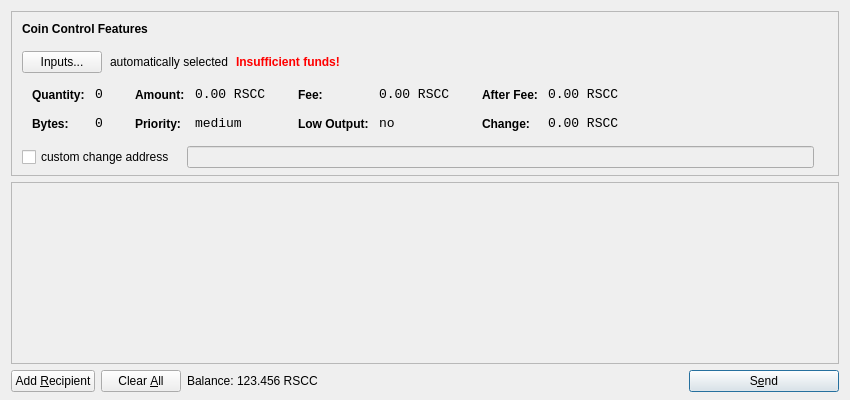
<?xml version="1.0" encoding="UTF-8"?>
<ui version="4.0">
 <class>SendCoinsDialog</class>
 <widget class="QDialog" name="SendCoinsDialog">
  <property name="geometry">
   <rect>
    <x>0</x>
    <y>0</y>
    <width>850</width>
    <height>400</height>
   </rect>
  </property>
  <property name="windowTitle">
   <string>Send Coins</string>
  </property>
  <layout class="QVBoxLayout" name="verticalLayout" stretch="0,1,0">
   <property name="bottomMargin">
    <number>8</number>
   </property>
   <item>
    <widget class="QFrame" name="frameCoinControl">
     <property name="sizePolicy">
      <sizepolicy hsizetype="Expanding" vsizetype="Expanding">
       <horstretch>0</horstretch>
       <verstretch>0</verstretch>
      </sizepolicy>
     </property>
     <property name="maximumSize">
      <size>
       <width>16777215</width>
       <height>16777215</height>
      </size>
     </property>
     <property name="frameShape">
      <enum>QFrame::StyledPanel</enum>
     </property>
     <property name="frameShadow">
      <enum>QFrame::Sunken</enum>
     </property>
     <layout class="QVBoxLayout" name="verticalLayoutCoinControl2">
      <property name="spacing">
       <number>6</number>
      </property>
      <property name="leftMargin">
       <number>0</number>
      </property>
      <property name="topMargin">
       <number>0</number>
      </property>
      <property name="rightMargin">
       <number>0</number>
      </property>
      <property name="bottomMargin">
       <number>6</number>
      </property>
      <item>
       <layout class="QVBoxLayout" name="verticalLayoutCoinControl" stretch="0,0,0,0,1">
        <property name="spacing">
         <number>0</number>
        </property>
        <property name="leftMargin">
         <number>10</number>
        </property>
        <property name="topMargin">
         <number>10</number>
        </property>
        <item>
         <layout class="QHBoxLayout" name="horizontalLayoutCoinControl1">
          <property name="bottomMargin">
           <number>15</number>
          </property>
          <item>
           <widget class="QLabel" name="labelCoinControlFeatures">
            <property name="sizePolicy">
             <sizepolicy hsizetype="Preferred" vsizetype="Maximum">
              <horstretch>0</horstretch>
              <verstretch>0</verstretch>
             </sizepolicy>
            </property>
            <property name="font">
             <font>
              <weight>75</weight>
              <bold>true</bold>
             </font>
            </property>
            <property name="styleSheet">
             <string notr="true">font-weight:bold;</string>
            </property>
            <property name="text">
             <string>Coin Control Features</string>
            </property>
           </widget>
          </item>
         </layout>
        </item>
        <item>
         <layout class="QHBoxLayout" name="horizontalLayoutCoinControl2" stretch="0,0,0,0">
          <property name="spacing">
           <number>8</number>
          </property>
          <property name="bottomMargin">
           <number>10</number>
          </property>
          <item>
           <widget class="QPushButton" name="pushButtonCoinControl">
            <property name="styleSheet">
             <string notr="true"/>
            </property>
            <property name="text">
             <string>Inputs...</string>
            </property>
           </widget>
          </item>
          <item>
           <widget class="QLabel" name="labelCoinControlAutomaticallySelected">
            <property name="text">
             <string>automatically selected</string>
            </property>
            <property name="margin">
             <number>5</number>
            </property>
           </widget>
          </item>
          <item>
           <widget class="QLabel" name="labelCoinControlInsuffFunds">
            <property name="font">
             <font>
              <weight>75</weight>
              <bold>true</bold>
             </font>
            </property>
            <property name="styleSheet">
             <string notr="true">color:red;font-weight:bold;</string>
            </property>
            <property name="text">
             <string>Insufficient funds!</string>
            </property>
            <property name="margin">
             <number>5</number>
            </property>
           </widget>
          </item>
          <item>
           <spacer name="horizontalSpacerCoinControl">
            <property name="orientation">
             <enum>Qt::Horizontal</enum>
            </property>
            <property name="sizeHint" stdset="0">
             <size>
              <width>40</width>
              <height>1</height>
             </size>
            </property>
           </spacer>
          </item>
         </layout>
        </item>
        <item>
         <widget class="QWidget" name="widgetCoinControl" native="true">
          <property name="sizePolicy">
           <sizepolicy hsizetype="Preferred" vsizetype="Preferred">
            <horstretch>0</horstretch>
            <verstretch>0</verstretch>
           </sizepolicy>
          </property>
          <property name="minimumSize">
           <size>
            <width>0</width>
            <height>0</height>
           </size>
          </property>
          <property name="styleSheet">
           <string notr="true"/>
          </property>
          <layout class="QHBoxLayout" name="horizontalLayoutCoinControl5">
           <property name="leftMargin">
            <number>0</number>
           </property>
           <property name="topMargin">
            <number>0</number>
           </property>
           <property name="rightMargin">
            <number>0</number>
           </property>
           <property name="bottomMargin">
            <number>0</number>
           </property>
           <item>
            <layout class="QHBoxLayout" name="horizontalLayoutCoinControl3" stretch="0,0,0,1">
             <property name="spacing">
              <number>20</number>
             </property>
             <property name="topMargin">
              <number>0</number>
             </property>
             <property name="bottomMargin">
              <number>10</number>
             </property>
             <item>
              <layout class="QFormLayout" name="formLayoutCoinControl1">
               <property name="horizontalSpacing">
                <number>10</number>
               </property>
               <property name="verticalSpacing">
                <number>14</number>
               </property>
               <property name="leftMargin">
                <number>10</number>
               </property>
               <property name="topMargin">
                <number>4</number>
               </property>
               <property name="rightMargin">
                <number>6</number>
               </property>
               <item row="0" column="0">
                <widget class="QLabel" name="labelCoinControlQuantityText">
                 <property name="styleSheet">
                  <string notr="true">font-weight:bold;</string>
                 </property>
                 <property name="text">
                  <string>Quantity:</string>
                 </property>
                 <property name="margin">
                  <number>0</number>
                 </property>
                </widget>
               </item>
               <item row="0" column="1">
                <widget class="QLabel" name="labelCoinControlQuantity">
                 <property name="font">
                  <font>
                   <family>Monospace</family>
                   <pointsize>10</pointsize>
                  </font>
                 </property>
                 <property name="cursor">
                  <cursorShape>IBeamCursor</cursorShape>
                 </property>
                 <property name="contextMenuPolicy">
                  <enum>Qt::ActionsContextMenu</enum>
                 </property>
                 <property name="text">
                  <string notr="true">0</string>
                 </property>
                 <property name="margin">
                  <number>0</number>
                 </property>
                 <property name="textInteractionFlags">
                  <set>Qt::LinksAccessibleByMouse|Qt::TextSelectableByKeyboard|Qt::TextSelectableByMouse</set>
                 </property>
                </widget>
               </item>
               <item row="1" column="0">
                <widget class="QLabel" name="labelCoinControlBytesText">
                 <property name="styleSheet">
                  <string notr="true">font-weight:bold;</string>
                 </property>
                 <property name="text">
                  <string>Bytes:</string>
                 </property>
                </widget>
               </item>
               <item row="1" column="1">
                <widget class="QLabel" name="labelCoinControlBytes">
                 <property name="font">
                  <font>
                   <family>Monospace</family>
                   <pointsize>10</pointsize>
                  </font>
                 </property>
                 <property name="cursor">
                  <cursorShape>IBeamCursor</cursorShape>
                 </property>
                 <property name="contextMenuPolicy">
                  <enum>Qt::ActionsContextMenu</enum>
                 </property>
                 <property name="text">
                  <string notr="true">0</string>
                 </property>
                 <property name="textInteractionFlags">
                  <set>Qt::LinksAccessibleByMouse|Qt::TextSelectableByKeyboard|Qt::TextSelectableByMouse</set>
                 </property>
                </widget>
               </item>
              </layout>
             </item>
             <item>
              <layout class="QFormLayout" name="formLayoutCoinControl2">
               <property name="horizontalSpacing">
                <number>10</number>
               </property>
               <property name="verticalSpacing">
                <number>14</number>
               </property>
               <property name="leftMargin">
                <number>6</number>
               </property>
               <property name="topMargin">
                <number>4</number>
               </property>
               <property name="rightMargin">
                <number>6</number>
               </property>
               <item row="0" column="0">
                <widget class="QLabel" name="labelCoinControlAmountText">
                 <property name="styleSheet">
                  <string notr="true">font-weight:bold;</string>
                 </property>
                 <property name="text">
                  <string>Amount:</string>
                 </property>
                 <property name="margin">
                  <number>0</number>
                 </property>
                </widget>
               </item>
               <item row="0" column="1">
                <widget class="QLabel" name="labelCoinControlAmount">
                 <property name="font">
                  <font>
                   <family>Monospace</family>
                   <pointsize>10</pointsize>
                  </font>
                 </property>
                 <property name="cursor">
                  <cursorShape>IBeamCursor</cursorShape>
                 </property>
                 <property name="contextMenuPolicy">
                  <enum>Qt::ActionsContextMenu</enum>
                 </property>
                 <property name="text">
                  <string notr="true">0.00 RSCC</string>
                 </property>
                 <property name="textInteractionFlags">
                  <set>Qt::LinksAccessibleByMouse|Qt::TextSelectableByKeyboard|Qt::TextSelectableByMouse</set>
                 </property>
                </widget>
               </item>
               <item row="1" column="0">
                <widget class="QLabel" name="labelCoinControlPriorityText">
                 <property name="styleSheet">
                  <string notr="true">font-weight:bold;</string>
                 </property>
                 <property name="text">
                  <string>Priority:</string>
                 </property>
                </widget>
               </item>
               <item row="1" column="1">
                <widget class="QLabel" name="labelCoinControlPriority">
                 <property name="font">
                  <font>
                   <family>Monospace</family>
                   <pointsize>10</pointsize>
                  </font>
                 </property>
                 <property name="cursor">
                  <cursorShape>IBeamCursor</cursorShape>
                 </property>
                 <property name="contextMenuPolicy">
                  <enum>Qt::ActionsContextMenu</enum>
                 </property>
                 <property name="text">
                  <string>medium</string>
                 </property>
                 <property name="textInteractionFlags">
                  <set>Qt::LinksAccessibleByMouse|Qt::TextSelectableByKeyboard|Qt::TextSelectableByMouse</set>
                 </property>
                </widget>
               </item>
              </layout>
             </item>
             <item>
              <layout class="QFormLayout" name="formLayoutCoinControl3">
               <property name="horizontalSpacing">
                <number>10</number>
               </property>
               <property name="verticalSpacing">
                <number>14</number>
               </property>
               <property name="leftMargin">
                <number>6</number>
               </property>
               <property name="topMargin">
                <number>4</number>
               </property>
               <property name="rightMargin">
                <number>6</number>
               </property>
               <item row="0" column="0">
                <widget class="QLabel" name="labelCoinControlFeeText">
                 <property name="styleSheet">
                  <string notr="true">font-weight:bold;</string>
                 </property>
                 <property name="text">
                  <string>Fee:</string>
                 </property>
                 <property name="margin">
                  <number>0</number>
                 </property>
                </widget>
               </item>
               <item row="0" column="1">
                <widget class="QLabel" name="labelCoinControlFee">
                 <property name="font">
                  <font>
                   <family>Monospace</family>
                   <pointsize>10</pointsize>
                  </font>
                 </property>
                 <property name="cursor">
                  <cursorShape>IBeamCursor</cursorShape>
                 </property>
                 <property name="contextMenuPolicy">
                  <enum>Qt::ActionsContextMenu</enum>
                 </property>
                 <property name="text">
                  <string notr="true">0.00 RSCC</string>
                 </property>
                 <property name="textInteractionFlags">
                  <set>Qt::LinksAccessibleByMouse|Qt::TextSelectableByKeyboard|Qt::TextSelectableByMouse</set>
                 </property>
                </widget>
               </item>
               <item row="1" column="0">
                <widget class="QLabel" name="labelCoinControlLowOutputText">
                 <property name="styleSheet">
                  <string notr="true">font-weight:bold;</string>
                 </property>
                 <property name="text">
                  <string>Low Output:</string>
                 </property>
                </widget>
               </item>
               <item row="1" column="1">
                <widget class="QLabel" name="labelCoinControlLowOutput">
                 <property name="font">
                  <font>
                   <family>Monospace</family>
                   <pointsize>10</pointsize>
                  </font>
                 </property>
                 <property name="cursor">
                  <cursorShape>IBeamCursor</cursorShape>
                 </property>
                 <property name="contextMenuPolicy">
                  <enum>Qt::ActionsContextMenu</enum>
                 </property>
                 <property name="text">
                  <string>no</string>
                 </property>
                 <property name="textInteractionFlags">
                  <set>Qt::LinksAccessibleByMouse|Qt::TextSelectableByKeyboard|Qt::TextSelectableByMouse</set>
                 </property>
                </widget>
               </item>
              </layout>
             </item>
             <item>
              <layout class="QFormLayout" name="formLayoutCoinControl4">
               <property name="horizontalSpacing">
                <number>10</number>
               </property>
               <property name="verticalSpacing">
                <number>14</number>
               </property>
               <property name="leftMargin">
                <number>6</number>
               </property>
               <property name="topMargin">
                <number>4</number>
               </property>
               <property name="rightMargin">
                <number>6</number>
               </property>
               <item row="0" column="0">
                <widget class="QLabel" name="labelCoinControlAfterFeeText">
                 <property name="styleSheet">
                  <string notr="true">font-weight:bold;</string>
                 </property>
                 <property name="text">
                  <string>After Fee:</string>
                 </property>
                 <property name="margin">
                  <number>0</number>
                 </property>
                </widget>
               </item>
               <item row="0" column="1">
                <widget class="QLabel" name="labelCoinControlAfterFee">
                 <property name="font">
                  <font>
                   <family>Monospace</family>
                   <pointsize>10</pointsize>
                  </font>
                 </property>
                 <property name="cursor">
                  <cursorShape>IBeamCursor</cursorShape>
                 </property>
                 <property name="contextMenuPolicy">
                  <enum>Qt::ActionsContextMenu</enum>
                 </property>
                 <property name="text">
                  <string notr="true">0.00 RSCC</string>
                 </property>
                 <property name="textInteractionFlags">
                  <set>Qt::LinksAccessibleByMouse|Qt::TextSelectableByKeyboard|Qt::TextSelectableByMouse</set>
                 </property>
                </widget>
               </item>
               <item row="1" column="0">
                <widget class="QLabel" name="labelCoinControlChangeText">
                 <property name="styleSheet">
                  <string notr="true">font-weight:bold;</string>
                 </property>
                 <property name="text">
                  <string>Change:</string>
                 </property>
                </widget>
               </item>
               <item row="1" column="1">
                <widget class="QLabel" name="labelCoinControlChange">
                 <property name="font">
                  <font>
                   <family>Monospace</family>
                   <pointsize>10</pointsize>
                  </font>
                 </property>
                 <property name="cursor">
                  <cursorShape>IBeamCursor</cursorShape>
                 </property>
                 <property name="contextMenuPolicy">
                  <enum>Qt::ActionsContextMenu</enum>
                 </property>
                 <property name="text">
                  <string notr="true">0.00 RSCC</string>
                 </property>
                 <property name="textInteractionFlags">
                  <set>Qt::LinksAccessibleByMouse|Qt::TextSelectableByKeyboard|Qt::TextSelectableByMouse</set>
                 </property>
                </widget>
               </item>
              </layout>
             </item>
            </layout>
           </item>
          </layout>
         </widget>
        </item>
        <item>
         <layout class="QHBoxLayout" name="horizontalLayoutCoinControl4" stretch="0,0,0">
          <property name="spacing">
           <number>12</number>
          </property>
          <property name="sizeConstraint">
           <enum>QLayout::SetDefaultConstraint</enum>
          </property>
          <property name="topMargin">
           <number>5</number>
          </property>
          <property name="rightMargin">
           <number>5</number>
          </property>
          <item>
           <widget class="QCheckBox" name="checkBoxCoinControlChange">
            <property name="text">
             <string>custom change address</string>
            </property>
           </widget>
          </item>
          <item>
           <widget class="QLineEdit" name="lineEditCoinControlChange">
            <property name="enabled">
             <bool>false</bool>
            </property>
            <property name="sizePolicy">
             <sizepolicy hsizetype="Expanding" vsizetype="Fixed">
              <horstretch>0</horstretch>
              <verstretch>0</verstretch>
             </sizepolicy>
            </property>
           </widget>
          </item>
          <item>
           <widget class="QLabel" name="labelCoinControlChangeLabel">
            <property name="sizePolicy">
             <sizepolicy hsizetype="Preferred" vsizetype="Expanding">
              <horstretch>0</horstretch>
              <verstretch>0</verstretch>
             </sizepolicy>
            </property>
            <property name="minimumSize">
             <size>
              <width>0</width>
              <height>0</height>
             </size>
            </property>
            <property name="text">
             <string/>
            </property>
            <property name="margin">
             <number>3</number>
            </property>
           </widget>
          </item>
         </layout>
        </item>
        <item>
         <spacer name="verticalSpacerCoinControl">
          <property name="orientation">
           <enum>Qt::Vertical</enum>
          </property>
          <property name="sizeHint" stdset="0">
           <size>
            <width>800</width>
            <height>1</height>
           </size>
          </property>
         </spacer>
        </item>
       </layout>
      </item>
     </layout>
    </widget>
   </item>
   <item>
    <widget class="QScrollArea" name="scrollArea">
     <property name="widgetResizable">
      <bool>true</bool>
     </property>
     <widget class="QWidget" name="scrollAreaWidgetContents">
      <property name="geometry">
       <rect>
        <x>0</x>
        <y>0</y>
        <width>830</width>
        <height>172</height>
       </rect>
      </property>
      <layout class="QVBoxLayout" name="verticalLayout_2">
       <property name="leftMargin">
        <number>0</number>
       </property>
       <property name="topMargin">
        <number>0</number>
       </property>
       <property name="rightMargin">
        <number>0</number>
       </property>
       <property name="bottomMargin">
        <number>0</number>
       </property>
       <item>
        <layout class="QVBoxLayout" name="entries">
         <property name="spacing">
          <number>6</number>
         </property>
        </layout>
       </item>
       <item>
        <spacer name="verticalSpacer">
         <property name="orientation">
          <enum>Qt::Vertical</enum>
         </property>
         <property name="sizeHint" stdset="0">
          <size>
           <width>20</width>
           <height>40</height>
          </size>
         </property>
        </spacer>
       </item>
      </layout>
     </widget>
    </widget>
   </item>
   <item>
    <layout class="QHBoxLayout" name="horizontalLayout">
     <item>
      <widget class="QPushButton" name="addButton">
       <property name="toolTip">
        <string>Send to multiple recipients at once</string>
       </property>
       <property name="text">
        <string>Add &amp;Recipient</string>
       </property>
       <property name="icon">
        <iconset resource="../bitcoin.qrc">
         <normaloff>:/icons/add</normaloff>:/icons/add</iconset>
       </property>
       <property name="autoDefault">
        <bool>false</bool>
       </property>
      </widget>
     </item>
     <item>
      <widget class="QPushButton" name="clearButton">
       <property name="sizePolicy">
        <sizepolicy hsizetype="Minimum" vsizetype="Fixed">
         <horstretch>0</horstretch>
         <verstretch>0</verstretch>
        </sizepolicy>
       </property>
       <property name="toolTip">
        <string>Remove all transaction fields</string>
       </property>
       <property name="text">
        <string>Clear &amp;All</string>
       </property>
       <property name="icon">
        <iconset resource="../bitcoin.qrc">
         <normaloff>:/icons/remove</normaloff>:/icons/remove</iconset>
       </property>
       <property name="autoRepeatDelay">
        <number>300</number>
       </property>
       <property name="autoDefault">
        <bool>false</bool>
       </property>
      </widget>
     </item>
     <item>
      <layout class="QHBoxLayout" name="horizontalLayout_2">
       <property name="spacing">
        <number>3</number>
       </property>
       <item>
        <widget class="QLabel" name="label">
         <property name="text">
          <string>Balance:</string>
         </property>
        </widget>
       </item>
       <item>
        <widget class="QLabel" name="labelBalance">
         <property name="cursor">
          <cursorShape>IBeamCursor</cursorShape>
         </property>
         <property name="text">
          <string>123.456 RSCC</string>
         </property>
         <property name="textInteractionFlags">
          <set>Qt::LinksAccessibleByMouse|Qt::TextSelectableByKeyboard|Qt::TextSelectableByMouse</set>
         </property>
        </widget>
       </item>
      </layout>
     </item>
     <item>
      <spacer name="horizontalSpacer">
       <property name="orientation">
        <enum>Qt::Horizontal</enum>
       </property>
       <property name="sizeHint" stdset="0">
        <size>
         <width>40</width>
         <height>20</height>
        </size>
       </property>
      </spacer>
     </item>
     <item>
      <widget class="QPushButton" name="sendButton">
       <property name="minimumSize">
        <size>
         <width>150</width>
         <height>0</height>
        </size>
       </property>
       <property name="toolTip">
        <string>Confirm the send action</string>
       </property>
       <property name="text">
        <string>S&amp;end</string>
       </property>
       <property name="icon">
        <iconset resource="../bitcoin.qrc">
         <normaloff>:/icons/send</normaloff>:/icons/send</iconset>
       </property>
       <property name="default">
        <bool>true</bool>
       </property>
      </widget>
     </item>
    </layout>
   </item>
  </layout>
 </widget>
 <resources>
  <include location="../bitcoin.qrc"/>
 </resources>
 <connections/>
</ui>
